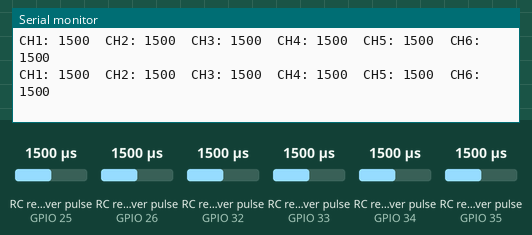
Bench run of a sketch on a simulated ESP32. On the bench: the last lines printed to the serial monitor. Wiring (inferred from the names in the program): 6 × RC receiver channel: data GPIO 25 / data GPIO 26 / data GPIO 32 / data GPIO 33 / data GPIO 34 / data GPIO 35. The test bench sets the inputs (shaded band); at power-on: RC receiver pulse (sensors on GPIO 25, GPIO 26, GPIO 32, GPIO 33, GPIO 34, GPIO 35) 1500 µs.

Above: at 1.2 s.
1.3 s: RC receiver pulse (sensor on GPIO 25) set to 1020 µs
At 1.71 s:
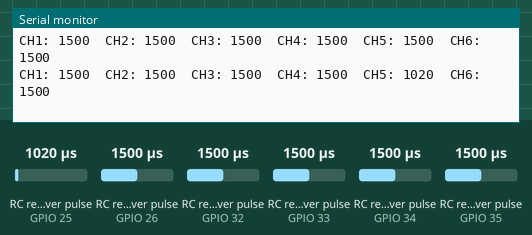
2.8 s: RC receiver pulse (sensor on GPIO 26) set to 1020 µs
At 2.91 s:
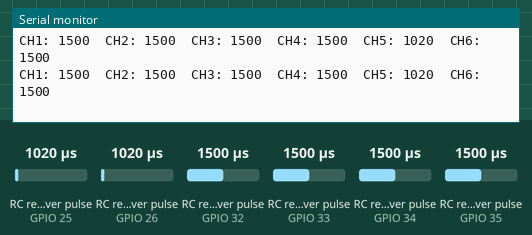
4.3 s: RC receiver pulse (sensor on GPIO 32) set to 1020 µs
At 4.41 s:
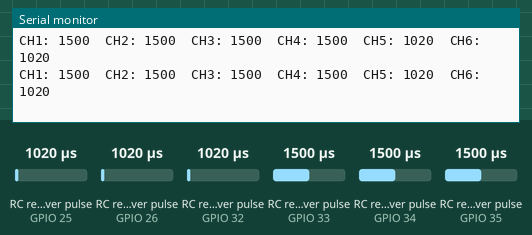
5.8 s: RC receiver pulse (sensor on GPIO 33) set to 1020 µs
At 5.91 s:
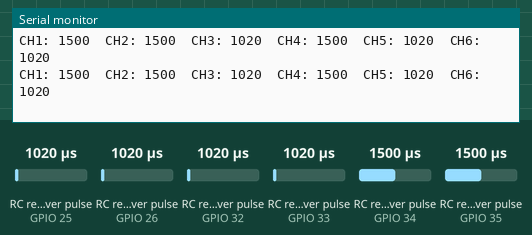
7.3 s: RC receiver pulse (sensor on GPIO 34) set to 1020 µs
At 7.42 s:
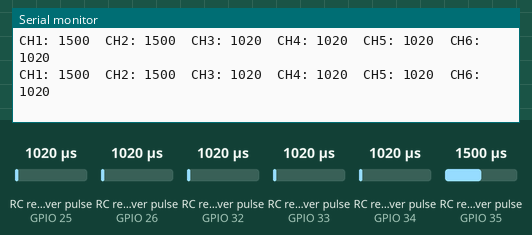
8.8 s: RC receiver pulse (sensor on GPIO 35) set to 1020 µs
At 8.92 s:
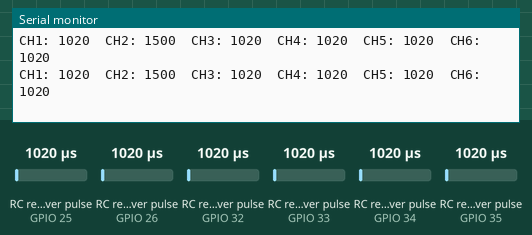
Timing chart, 0 to 11.3 s (numbered marks = the images above; inputs shaded):
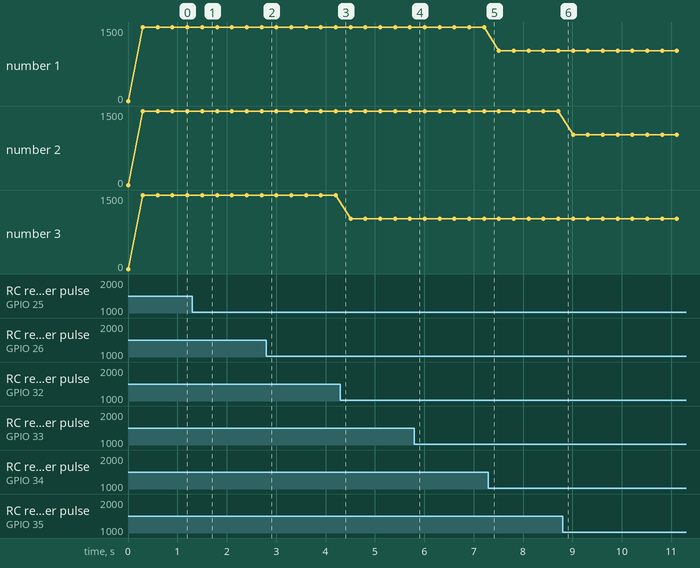

The sketch:

Receiver_PWM_Testing.ino
```cpp
// ------------------------------------------------------
// Variables
// ------------------------------------------------------
volatile uint32_t current_time;

volatile uint32_t last_state[6] = {0};
volatile uint32_t start_time[6] = {0};
volatile int ReceiverValue[6] = {0};

// Pin mapping for 6 channels
const int channel_pins[6] = {34, 35, 32, 33, 25, 26};


// ------------------------------------------------------
// Interrupt Handler
// ------------------------------------------------------
void IRAM_ATTR channelInterruptHandler() {
  current_time = micros();

  for (int i = 0; i < 6; i++) {
    int pinState = digitalRead(channel_pins[i]);

    if (pinState) {
      if (last_state[i] == 0) {
        last_state[i] = 1;
        start_time[i] = current_time;
      }
    }
    else {
      if (last_state[i] == 1) {
        last_state[i] = 0;
        ReceiverValue[i] = current_time - start_time[i];
      }
    }
  }
}


// ------------------------------------------------------
// Neutral Deadband Adjustment (Optional)
// ------------------------------------------------------
void neutralPositionAdjustment() {
  int min = 1490;
  int max = 1510;

  for (int i = 0; i < 4; i++) {
    if (ReceiverValue[i] > min && ReceiverValue[i] < max) {
      ReceiverValue[i] = 1500;
    }
  }

  if (ReceiverValue[0] == ReceiverValue[1] &&
      ReceiverValue[1] == ReceiverValue[3])
  {
    ReceiverValue[0] = ReceiverValue[1] = ReceiverValue[3] = 1500;
  }
}


// ------------------------------------------------------
// Setup
// ------------------------------------------------------
void setup() {
  Serial.begin(115200);

  // Configure pins + interrupts
  for (int i = 0; i < 6; i++) {
    pinMode(channel_pins[i], INPUT_PULLUP);
    attachInterrupt(digitalPinToInterrupt(channel_pins[i]), channelInterruptHandler, CHANGE);
  }
}


// ------------------------------------------------------
// Loop: Print Receiver Values
// ------------------------------------------------------
void loop() {

  Serial.print("CH1: "); Serial.print(ReceiverValue[0]);
  Serial.print("  CH2: "); Serial.print(ReceiverValue[1]);
  Serial.print("  CH3: "); Serial.print(ReceiverValue[2]);
  Serial.print("  CH4: "); Serial.print(ReceiverValue[3]);
  Serial.print("  CH5: "); Serial.print(ReceiverValue[4]);
  Serial.print("  CH6: "); Serial.println(ReceiverValue[5]);

  delay(300);
}
```

Measured:
- after the input at 1.3 s, the serial monitor: prints a new line after 0.20 s (image 1)
